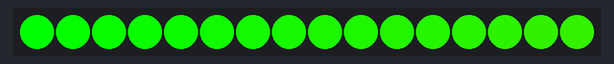
Recording of a program running on a simulated Raspberry Pi (BCM pin numbers). Shown: 16 RGB LEDs in strip order, left to right. Dim RGB values are drawn brighter than linear. At 7.1 s the program stops and its outputs stay as they are.

Above: at 0.16 s.
At 1.1 s:
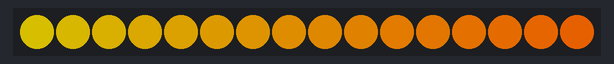
At 1.73 s:
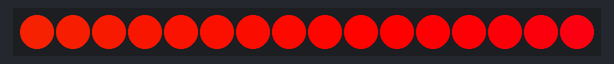
At 2.36 s:
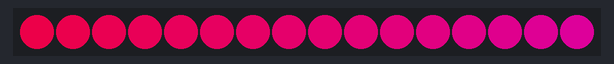
At 3.62 s:
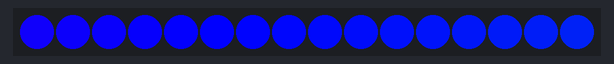
At 4.88 s:
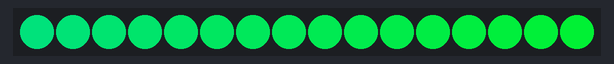

The program:

test2.py
```python
import time
import sys
import socket
#from subprocess import call
import yaml
import time
from neopixel import *
import argparse

# the config and mqtt modules are in a bad place atm :/
import sys
sys.path.append('./mqtt/')

#from neopixels  import
#import neopixels
# uses https://github.com/jgarff/rpi_ws281x.git
# LED strip configuration:
LED_COUNT      = 16      # Number of LED pixels.
LED_PIN        = 18      # GPIO pin connected to the pixels (18 uses PWM!).
#LED_PIN        = 10      # GPIO pin connected to the pixels (10 uses SPI /dev/spidev0.0).
LED_FREQ_HZ    = 800000  # LED signal frequency in hertz (usually 800khz)
LED_DMA        = 10      # DMA channel to use for generating signal (try 10)
LED_BRIGHTNESS = 255     # Set to 0 for darkest and 255 for brightest
LED_INVERT     = False   # True to invert the signal (when using NPN transistor level shift)
LED_CHANNEL    = 0       # set to '1' for GPIOs 13, 19, 41, 45 or 53

# Create NeoPixel object with appropriate configuration.
strip = Adafruit_NeoPixel(LED_COUNT, LED_PIN, LED_FREQ_HZ, LED_DMA, LED_INVERT, LED_BRIGHTNESS, LED_CHANNEL)
# Intialize the library (must be called once before other functions).
strip.begin()

def wheel(pos):
    """Generate rainbow colors across 0-255 positions."""
    if pos < 85:
        return Color(pos * 3, 255 - pos * 3, 0)
    elif pos < 170:
        pos -= 85
        return Color(255 - pos * 3, 0, pos * 3)
    else:
        pos -= 170
        return Color(0, pos * 3, 255 - pos * 3)

def rainbow(strip, wait_ms=20, iterations=1):
    """Draw rainbow that fades across all pixels at once."""
    for j in range(256*iterations):
        for i in range(strip.numPixels()):
            strip.setPixelColor(i, wheel((i+j) & 255))
        strip.show()
        time.sleep(wait_ms/1000.0)

def colorWipe(strip, color, wait_ms=50):
    """Wipe color across display a pixel at a time."""
    for i in range(strip.numPixels()):
        strip.setPixelColor(i, color)
        strip.show()
        time.sleep(wait_ms/1000.0)

colours = {
    'off': Color(0,0,0),
    'white': Color(180,180,180),
    'green': Color(255,0,0),
    'red': Color(0,255,0),
    'blue': Color(0,0,255),
    'yellow': Color(255,255,0)
}


rainbow(strip, 20, 1)
colorWipe(strip,colours['green'],50)
time.sleep(50/1000.0)
colorWipe(strip,colours['off'],50)
```
